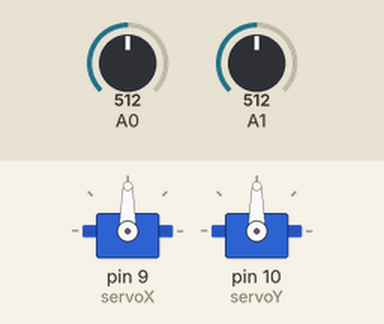
This sketch was run on a simulated Arduino Uno, built with avr-gcc and run on an emulated ATmega328P. Shown: 2 × servo. Inputs (shaded band) come from the test bench; at power-on: A0 = 512, A1 = 512.

Above: at 1.2 s.
1.3 s: A0 set to 716
At 2.2 s:
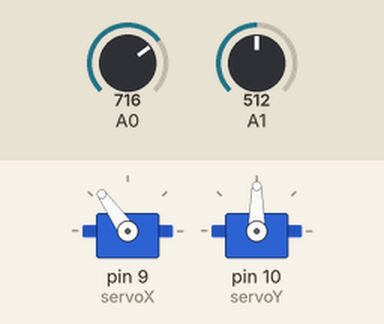
2.8 s: A1 set to 716
At 3.2 s:
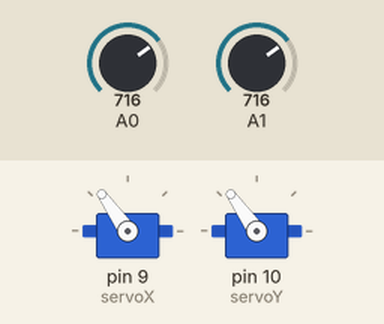
4.3 s: A0 set to 900
At 5.4 s:
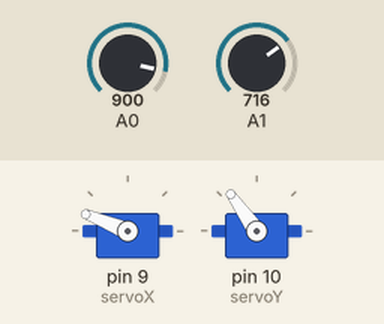
5.8 s: A1 set to 900
At 6.8 s:
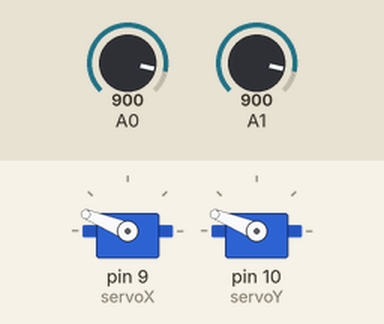
7.3 s: A0 set to 1023
At 7.8 s:
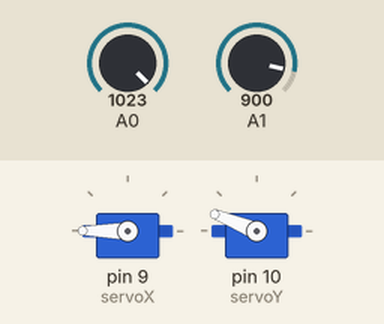
8.8 s: A1 set to 1023
At 10.0 s:
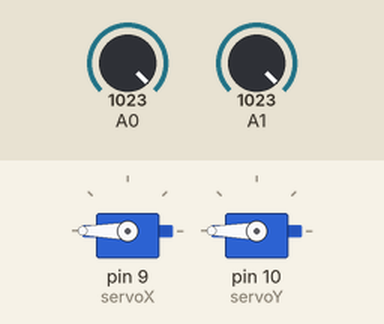
Timing chart, 0 to 11.3 s (numbered marks = the images above; inputs shaded):
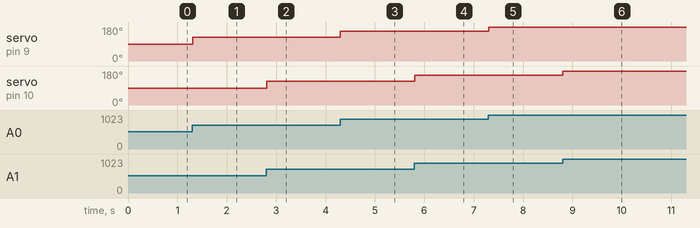

Measured:
- after the input at 1.3 s, servo on pin 9 (servoX): 90° → 125° at once
- after the input at 2.8 s, servo on pin 10 (servoY): 90° → 125° at once
- after the input at 4.3 s, servo on pin 9 (servoX): 125° → 158° at once
- after the input at 5.8 s, servo on pin 10 (servoY): 125° → 158° at once
- after the input at 7.3 s, servo on pin 9 (servoX): 158° → 180° at once
- after the input at 8.8 s, servo on pin 10 (servoY): 158° → 180° at once

The sketch:

cat_knob.ino
```cpp
#include <Servo.h>

Servo servoX;
Servo servoY;

void setup() {
  Serial.begin(9600);
  servoX.attach( 9 );
  servoY.attach( 10 );
}

void loop() {

  byte servoDataX = map( analogRead( A0 ), 0, 1023, 0, 180 );
  byte servoDataY = map( analogRead( A1 ), 0, 1023, 0, 180 );

  servoX.write( servoDataX );
  servoY.write( servoDataY );

  delay( 10 );

}
```
